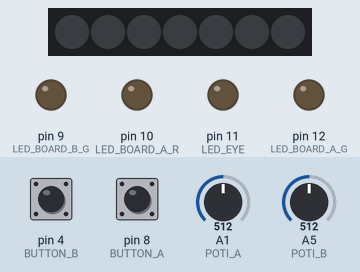
This sketch was run on a simulated Arduino Uno, built with avr-gcc and run on an emulated ATmega328P. On the bench: 7 RGB LEDs in strip order, left to right, output pins drawn as LEDs (lit = HIGH). Dashed ring = blinking. Inputs (shaded band) come from the test bench; at power-on: pin 4 (BUTTON_B) HIGH, pin 8 (BUTTON_A) HIGH, A5 (POTI_B) = 512, A1 (POTI_A) = 512. Random numbers use the default seed unless the sketch sets one.

Above: at 1.2 s.
1.3 s: pin 4 (BUTTON_B) pulled LOW for 0.15 s
At 1.76 s:
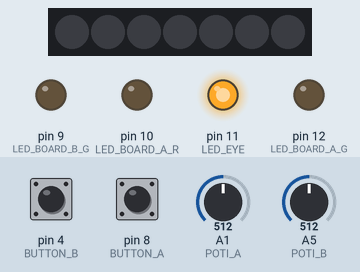
2.0 s: pin 8 (BUTTON_A) pulled LOW for 0.15 s
At 2.59 s:
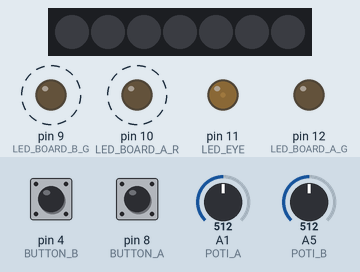
2.7 s: A5 (POTI_B) set to 6
At 3.73 s:
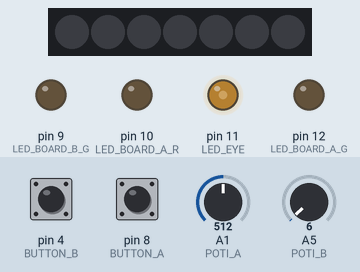
5.7 s: A1 (POTI_A) set to 716
8.7 s: A5 (POTI_B) set to 0
10.7 s: A5 (POTI_B) set to 122
At 11.09 s:
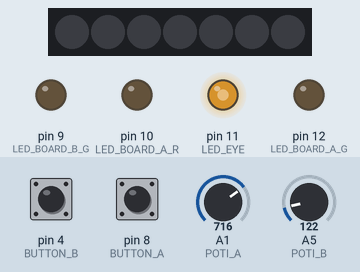
Timing chart, 0 to 18.8 s (numbered marks = the images above; inputs shaded):
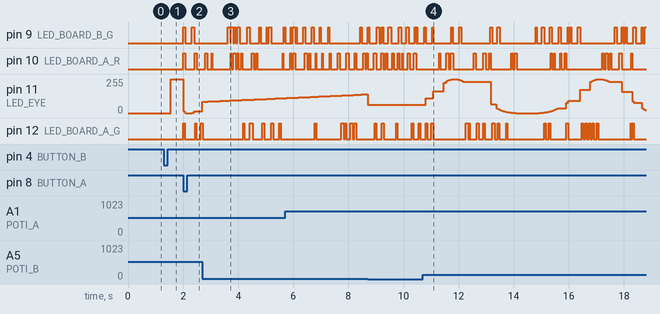

The sketch:

SpaceSuit.ino
```cpp
#include <Adafruit_NeoPixel.h>

#define LED_STRIP 5
#define LED_EYE 11

#define LED_BOARD_A_G 12
#define LED_BOARD_A_R 10
#define LED_BOARD_B_G 9

#define BUTTON_A 8
#define BUTTON_B 4
#define POTI_A A1
#define POTI_B A5

Adafruit_NeoPixel pixels = Adafruit_NeoPixel(7, LED_STRIP);

bool pressedButtonA = false;
bool pressedButtonB = false;

uint8_t mode_jewel = 0;
uint8_t mode_eye = 0;
uint8_t mode_boards = 0;
float freq_boards = 0.0;

uint8_t flickerCnt_AG = 0;
uint8_t flickerTgt_AG = 0;
boolean flickerState_AG = false;

uint8_t flickerCnt_AR = 0;
uint8_t flickerTgt_AR = 0;
boolean flickerState_AR = false;

uint8_t flickerCnt_BG = 0;
uint8_t flickerTgt_BG = 0;
boolean flickerState_BG = false;

double strip_current = 0.0;
double strip_target = 1.0;

float strip_state[9];

float jfreq;

uint8_t i;
unsigned long t;

void setup() {

  pinMode(LED_EYE, OUTPUT);
  pinMode(LED_BOARD_A_G, OUTPUT);
  pinMode(LED_BOARD_A_R, OUTPUT);
  pinMode(LED_BOARD_B_G, OUTPUT);

  pinMode(BUTTON_A, INPUT);
  pinMode(BUTTON_B, INPUT);
  pinMode(POTI_A, INPUT);
  pinMode(POTI_B, INPUT);

  pixels.begin();
  pixels.setBrightness(255);

  for (i = 0; i < 9; i++) {
    if (random(10) < 2)
      strip_state[i] = 1.0;
    else
      strip_state[i] = 0.0;
  }
}

void loop() {


  float valPotiA = analogRead(POTI_A)/1023.0;
  float valPotiB = analogRead(POTI_B)/1023.0;

  t = millis();

  if (digitalRead(BUTTON_B) == LOW) {

    if (!pressedButtonB) {

      pressedButtonB = true;
      mode_eye = (mode_eye + 1) % 3;

      if (mode_eye == 0) {
        digitalWrite(LED_EYE, LOW);
      }
      else if (mode_eye == 2) {
        analogWrite(LED_EYE, 255*valPotiB);
      }

      if (pressedButtonA) {
        mode_jewel = (mode_jewel + 1) % 2;
      }
    }

   // if (pressedButtonA) {
   //   pressedButtonA = false;
   // }
  }
  else {
    pressedButtonB = false;
  }
 // else

  if (digitalRead(BUTTON_A) == LOW) {

    if (!pressedButtonA) {
      pressedButtonA = true;

      mode_boards = (mode_boards + 1) % 3;

      if (mode_boards == 0) {
        digitalWrite(LED_BOARD_A_G, LOW);
        digitalWrite(LED_BOARD_A_R, LOW);
        digitalWrite(LED_BOARD_B_G, LOW);
      }
      else if (mode_boards == 2) {
        digitalWrite(LED_BOARD_A_G, HIGH);
        digitalWrite(LED_BOARD_A_R, HIGH);
        digitalWrite(LED_BOARD_B_G, HIGH);
      }

      if (pressedButtonB) {
        mode_jewel = (mode_jewel + 1) % 2;
      }
    }

  //  if (pressedButtonB) {
  //    pressedButtonB = false;
  //  }
  }
  else {
    pressedButtonA = false;
  }
  //else {
  //    pressedButtonA = false;
  //    pressedButtonB = false;
  //}


  if (mode_eye == 1) {
    float a = (0.5 + 0.5*sin(t*valPotiB*0.01));
    a *= a;
    analogWrite(LED_EYE, a*255);
  }


  if (mode_boards == 1) {
    freq_boards = valPotiA;

    flickerBoards();
  }

  jfreq = 500.0/(valPotiB + 1.0);
  updateJewel();

  delay(5);
}

void flickerBoards() {

  if (flickerCnt_AG == flickerTgt_AG) {
    flickerCnt_AG = 0;
    flickerState_AG = !flickerState_AG;

    if (flickerState_AG) {
      flickerTgt_AG = random(3, 20 - (freq_boards*10));
      digitalWrite(LED_BOARD_A_G, HIGH);
    }
    else {
      if (random(100) <= 50*(1.0-freq_boards))
        flickerTgt_AG = random(5 + (1.0-freq_boards)*100, 105 + (1.0-freq_boards)*300);
      else
        flickerTgt_AG = random(3, 100 - (freq_boards*90));
      digitalWrite(LED_BOARD_A_G, LOW);
    }
  }

  if (flickerCnt_AR == flickerTgt_AR) {
    flickerCnt_AR = 0;
    flickerState_AR = !flickerState_AR;

    if (flickerState_AR) {
      flickerTgt_AR = random(3, 20 - (freq_boards*10));
      digitalWrite(LED_BOARD_A_R, HIGH);
    }
    else {
      if (random(100) <= 50*(1.0-freq_boards))
        flickerTgt_AR = random(5 + (1.0-freq_boards)*100, 105 + (1.0-freq_boards)*300);
      else
        flickerTgt_AR = random(3, 100 - (freq_boards*90));
      digitalWrite(LED_BOARD_A_R, LOW);
    }
  }

  if (flickerCnt_BG == flickerTgt_BG) {
    flickerCnt_BG = 0;
    flickerState_BG = !flickerState_BG;

    if (flickerState_BG) {
      flickerTgt_BG = random(3, 20 - (freq_boards*10));
      digitalWrite(LED_BOARD_B_G, HIGH);
    }
    else {
      if (random(100) <= 50*(1.0-freq_boards))
        flickerTgt_BG = random(5 + (1.0-freq_boards)*100, 105 + (1.0-freq_boards)*300);
      else
        flickerTgt_BG = random(3, 100 - (freq_boards*90));
      digitalWrite(LED_BOARD_B_G, LOW);
    }
  }

  flickerCnt_AG++;
  flickerCnt_AR++;
  flickerCnt_BG++;

}


void updateJewel() {
/*
  float incr = 0.01;

  for (i = 0; i < 9; i++) {

    if (strip_state[i] == 1.0) {

      if (i > 1 && strip_state[i-1] == 0.0 && random(10) < 3) {
        strip_state[i-1] += incr;
      }

      if (i < 8 && strip_state[i+1] == 0.0 && random(10) < 3) {
        strip_state[i+1] += incr;
      }

      strip_state[i] = -1.0;
    }
  }

  for (i = 0; i < 9; i++) {

    if (strip_state[i] == 0.0) {
      if (random(10) < 1)
        strip_state[i] += incr;
    }
    else {
      strip_state[i] += incr;
    }

    pixels.setPixelColor(i, 0, 255*abs(strip_state[i]), 0);
  }
*/
  float v;
  uint8_t c = 10;
  float f = jfreq;//200.0;

  pixels.setPixelColor(0, (uint32_t)((c-5) * (0.5 + 0.5*sin(t/500.0)) + 0.5) << 8);

  v = 0.5 + 0.5*sin(1 + t/f);
  v *= v*v*v*v*v*v;
  pixels.setPixelColor(1, (uint32_t)(c * v + 0.5) << 16);

  v = 0.5 + 0.5*sin(2 + t/f);
  v *= v*v*v*v*v*v;
  pixels.setPixelColor(2, (uint32_t)(c * v + 0.5) << 16);

  v = 0.5 + 0.5*sin(3 + t/f);
  v *= v*v*v*v*v*v;
  pixels.setPixelColor(3, (uint32_t)(c * v + 0.5) << 16);

  v = 0.5 + 0.5*sin(4 + t/f);
  v *= v*v*v*v*v*v;
  pixels.setPixelColor(4, (uint32_t)(c * v + 0.5) << 16);

  v = 0.5 + 0.5*sin(5 + t/f);
  v *= v*v*v*v*v*v;
  pixels.setPixelColor(5, (uint32_t)(c * v + 0.5) << 16);

  v = 0.5 + 0.5*sin(6 + t/f);
  v *= v*v*v*v*v*v;
  pixels.setPixelColor(6, (uint32_t)(c * v + 0.5) << 16);

  if (mode_jewel == 0) {
    pixels.setPixelColor(0, 0);
    pixels.setPixelColor(1, 0);
    pixels.setPixelColor(2, 0);
    pixels.setPixelColor(3, 0);
    pixels.setPixelColor(4, 0);
    pixels.setPixelColor(5, 0);
    pixels.setPixelColor(6, 0);
  }

  pixels.show();

}
```

Measured:
- after the input at 1.3 s, pin 11 (LED_EYE): 0/255 → 254/255 after 0.25 s
- after the input at 2.0 s, pin 9 (LED_BOARD_B_G): alternates HIGH for 0.08 s and LOW for 0.24 s, starting at once; pin 10 (LED_BOARD_A_R): alternates HIGH for 0.07 s and LOW for 0.34 s, starting at once; pin 12 (LED_BOARD_A_G): goes HIGH 0.05 s, LOW 0.39 s, HIGH 0.03 s, LOW 0.17 s, then HIGH, starting at once
